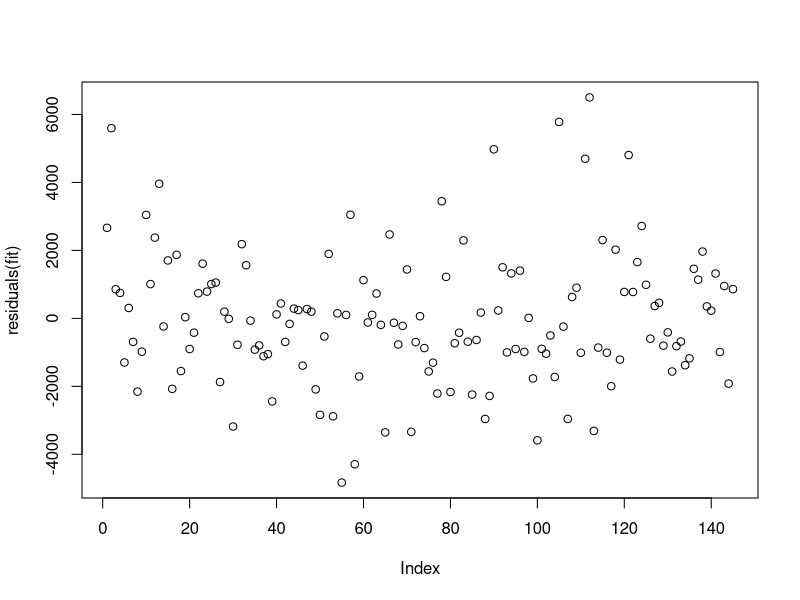
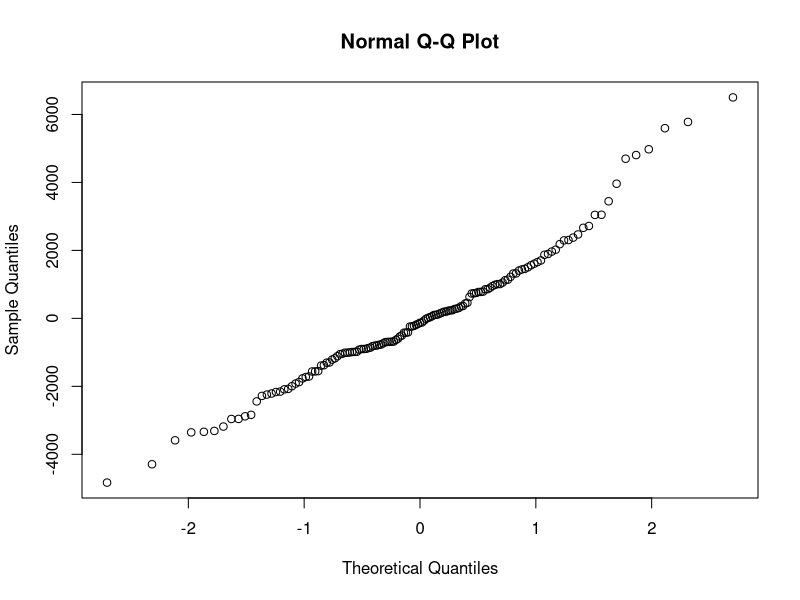
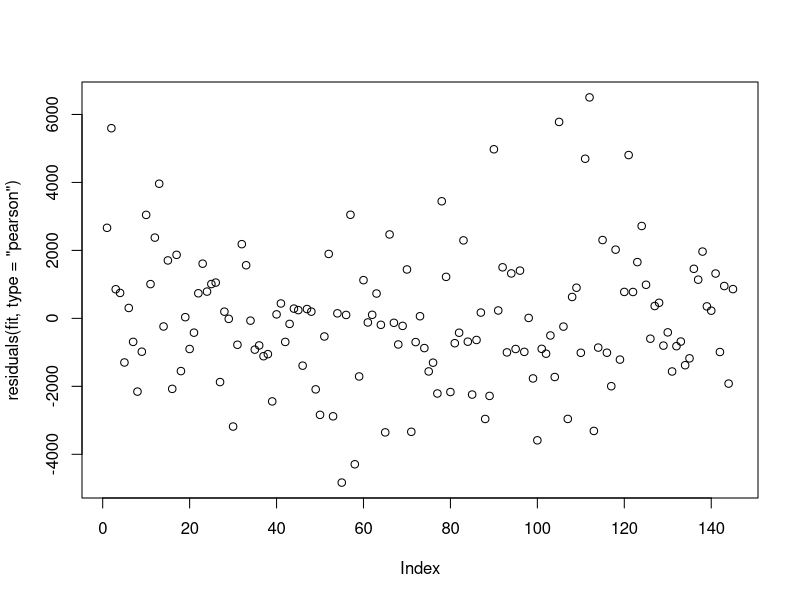
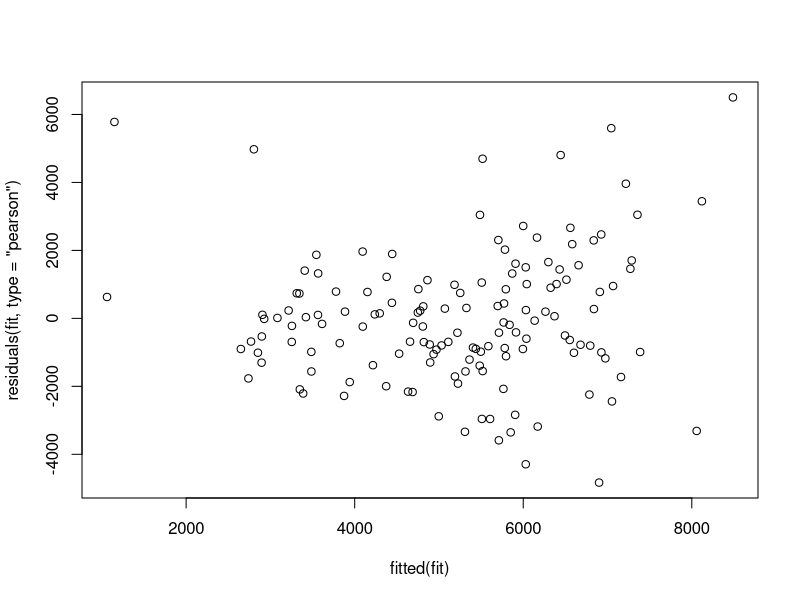

These figures' R source, in order:
## ---- chunk 1
library(ggplot2)
library(dplyr)
library(lmerTest)
library(car)
library("glmmTMB")


#read in data
rm(list=ls())
dat<-read.csv("DataSynthesis.csv")


#remove those with fertilizer treatment, and extra genotypes that are only in the alone treatment. 
dat<-dat[!grepl("i",dat$Sample,fixed=T),]


#Function to weigh pathogen damage by leaf area. 
Weigh<-function(x){
  x/(dat$GM_Leaf_Len*dat$GM_Leaf_Wid)
}
#Function to standardize variables. 
Standardize<-function(x){
  standard<-(x-mean(x,na.rm=T))/sd(x,na.rm=T)
}

#Weighing pathogen damage
dat$BlackPathDamW<-Weigh(dat$BlackPathDam)
dat$ThripsDamW<-Weigh(dat$ThripsDam)


#Logging pathogen damage data and fern data variables as they are very skewed. 
dat$BlackPathDamW<-log(dat$BlackPathDamW+abs(min(dat$BlackPathDamW,na.rm=T)+1))
dat$ThripsDamW<-log(dat$ThripsDamW+abs(min(dat$ThripsDamW,na.rm=T)+1))


dat$Fern<-log(dat$Fern+1)
dat$gluc_Conc<-log(dat$gluc_Conc)
dat$flav_Conc<-log(dat$flav_Conc)
dat$ChlorA<-log(dat$ChlorA)
dat$ThripsDam<-log(dat$ThripsDam+1)
dat$BlackPathDam<-log(dat$BlackPathDam+1)



#Calculating leaf area 
dat$GM_Leaf_Area<-dat$GM_Leaf_Wid*dat$GM_Leaf_Len

#Average Duplicates. 
dat2<-dat %>% select(-X) %>% group_by(Tag) %>%  summarize(gh_col=first(gh_col),gh_bench=first(gh_bench),treatment=first(treatment),GA3=first(GA3),Family=first(Family),Maple_StemHeight_End=mean(Maple_StemHeight_End),Maple_LeafNum_End=mean(Maple_LeafNum_End),maple_leaf_length_0=mean(maple_leaf_length_0),maple_leaves_0=mean(maple_leaves_0),Maple_TotalLeafArea_End=mean(Maple_TotalLeafArea_End),MapleDamage=mean(Maple_Damage_End),Fern=first(Fern),gluc_Conc=mean(gluc_Conc),flav_Conc=mean(flav_Conc),maple_height_0=mean(maple_height_0),ChlorA=mean(ChlorA), GM_TotalLeaf_Area=first(GM_TotalLeaf_Area),ThripsDam=mean(ThripsDam),BlackPathDam=mean(BlackPathDam),WhiteFungDam=mean(WhiteFungDam),BlackPathDamW=mean(BlackPathDamW),ThripsDamW=mean(ThripsDamW),comp_number=first(comp_number),GM_Leaf_Area=mean(GM_Leaf_Area))


#Converting white fungal damage to logistic. 
dat2$WhiteFungLogis<-NA
dat2$WhiteFungLogis[dat2$WhiteFungDam>0]<-"Yes"
dat2$WhiteFungLogis[dat2$WhiteFungDam==0]<-"No"


dat2<-dat2[!grepl("maple",dat2$Tag,fixed = T),]

dat2<-dat2[dat2$treatment=="gm",]


#All of these genotypes died (15 Genotypes).(We are simply missing a final measurement for e|JBCHY1-1-50|Q|240) That is only 3% Mortality. 
dead<-dat2[is.na(dat2$GM_TotalLeaf_Area),]

#Removing those with dead competitors from the garlic mustard treatment. ("e|JBCHY1-1-50|Q|240") did not die, we are simply missing the final measurement for it.

dead_competitors<-dead %>% filter(treatment=="gm",Tag!="e|JBCHY1-1-50|Q|240") %>% select(comp_number)

#Removing those with dead competitors from the analysis. 
dat2<-dat2 %>% filter(!comp_number %in% dead_competitors$comp_number)
dat<-dat %>% filter(!comp_number %in% dead_competitors$comp_number)
dat2<-dat2[dat2$comp_number!=79,]
dat2<-dat2[dat2$comp_number!=37,]
dat2<-dat2[dat2$comp_number!=59,]

table(dat2$comp_number)
#Generating collumn for the competitor family.
count=0
dat2$Family<-as.character(dat2$Family)
for(i in 1:length(dat2$comp_number)){
  temp<-dat2[dat2$comp_number==dat2$comp_number[i]&dat2$Tag!=dat2$Tag[i],c("Family","GM_TotalLeaf_Area","gluc_Conc")]#Selects the competitors data
count=count+1

  if(length(temp$Family[!is.na(temp$Family)])==0){ #if there are no values...Makes the values NA
   dat2$competitor[i]<-NA
  }
else{ #Assign the competitor data to the data frame. 
    dat2$competitor[i]<-temp$Family[!is.na(temp$Family)] 
}

  if(length(temp$GM_TotalLeaf_Area[!is.na(temp$GM_TotalLeaf_Area)])==0){
   dat2$comp_Size[i]<-NA
  }
else{
   dat2$comp_Size[i]<-temp$GM_TotalLeaf_Area[!is.na(temp$GM_TotalLeaf_Area)]  
}

  if(length(temp$gluc_Conc[!is.na(temp$gluc_Conc)])==0){
   dat2$comp_Gluc[i]<-NA
 }
  else {
  dat2$comp_Gluc[i]<-temp$gluc_Conc[!is.na(temp$gluc_Conc)]
    }
}


## ---- chunk 2
#Modelling random effects 

fit<-glmmTMB(GM_TotalLeaf_Area~Fern+BlackPathDam+WhiteFungLogis+(1|Family)+(1|gh_bench),data=dat2)

fit2<-glmmTMB(GM_TotalLeaf_Area~Fern+BlackPathDam+WhiteFungLogis+(1|gh_bench),data=dat2)

fit3<-glmmTMB(GM_TotalLeaf_Area~Fern+BlackPathDam+WhiteFungLogis+(1|Family),data=dat2)

#Is bench important?
anova(fit,fit3) #no it is not.

#Is family important? 
anova(fit,fit2) #Yes it is. 


#Modelling fixed effects 

fit<-glmmTMB(GM_TotalLeaf_Area~Fern+ThripsDam+BlackPathDam+WhiteFungLogis+competitor+comp_Size+(1|Family),data=dat2)

fit2<-update(fit,~.-competitor)
anova(fit,fit2) #competitor not significant predictor. 
summary(fit2)

fit3<-update(fit2,~.-WhiteFungLogis)
anova(fit3,fit2) #White fungal damage not singificant.
summary(fit3)

fit4<-update(fit3,~.-Fern)
anova(fit4,fit3) #Fern not significant
summary(fit4)

#All else is significant. IS gluc_Conc also significant? 

fit5<-glmmTMB(GM_TotalLeaf_Area~ThripsDam+BlackPathDam+comp_Size+comp_Gluc+(1|Family),data=dat2)
summary(fit5) #Glucosinolate is not significant. Therefore, size is significant. is family significant if the effect of size is removed? 


fit5<-glmmTMB(GM_TotalLeaf_Area~ThripsDam+BlackPathDam+competitor+(1|Family),data=dat2)
fit6<-glmmTMB(GM_TotalLeaf_Area~ThripsDam+BlackPathDam+(1|Family),data=dat2)
anova(fit5,fit6) #Even without size included, id of neighbor is not singificant. This is likley because of a lack of sample sie available only in this treament. 


#Best model
fit<-glmmTMB(GM_TotalLeaf_Area~Standardize(comp_Size)+Standardize(ThripsDam)+Standardize(BlackPathDam)+(1|Family),data=dat2[!is.na(dat2$comp_Size),])

fit2<-glmmTMB(GM_TotalLeaf_Area~+Standardize(ThripsDam)+Standardize(BlackPathDam)+(1|Family),data=dat2[!is.na(dat2$comp_Size),])
anova(fit,fit2)
summary(fit)

plot(residuals(fit))
qqnorm(residuals(fit))
plot(residuals(fit,type="pearson"))
plot(residuals(fit,type="pearson")~fitted(fit))


## ---- chunk 3
#I must control for leaf size, because there are less glucosinolates with larger leaf sizes. 
fit7<-lmer(GM_TotalLeaf_Area~ BlackPathDam+ WhiteFungLogis+gluc_Conc+GM_Leaf_Area+(1|Family),data=dat2)
summary(fit7) #Not for glucosinolates... significantly positive correlation.

fit7<-lmer(GM_TotalLeaf_Area~BlackPathDam + WhiteFungLogis+flav_Conc+GM_Leaf_Area+(1|Family),data=dat2)
summary(fit7) #Not for flavonoids (Significant postive correlation. )
